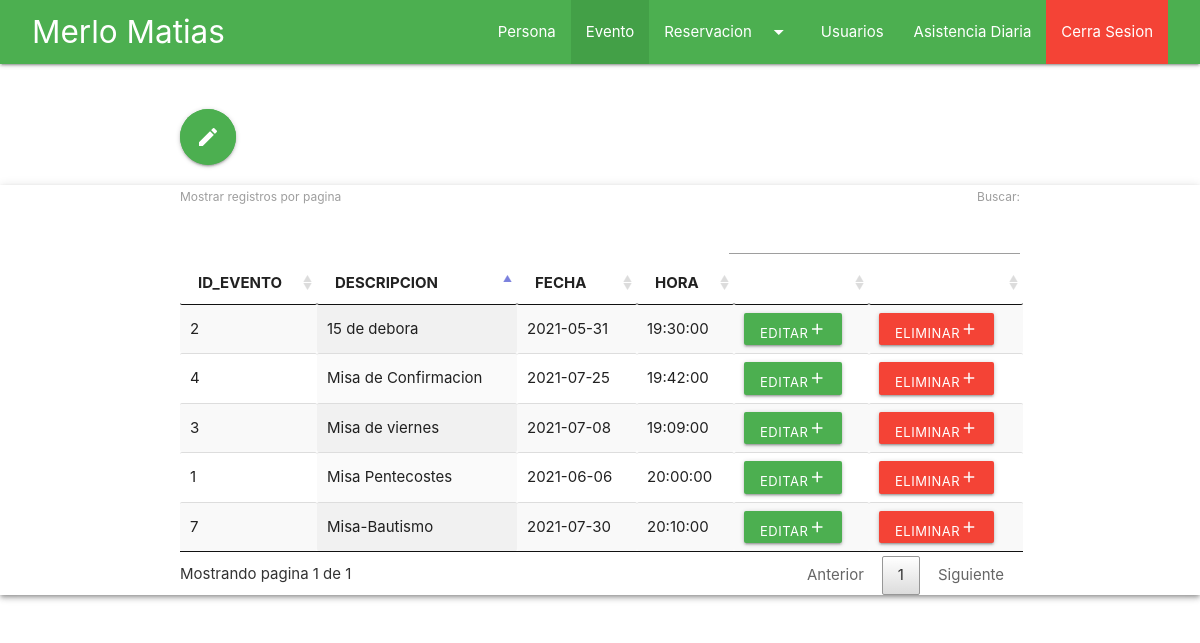
Page /evento.php (signed in) on the committed database.
### tables this page shows
CREATE TABLE `evento` (
  `ID_EVENTO` int(11) NOT NULL,
  `DESCRIPCION` varchar(50) NOT NULL,
  `FECHA` date NOT NULL,
  `HORA` time NOT NULL
);

### php/conexion.php (called while the page is built, shortened)
<?php
$rol = ["admin" => 3, "operador" => 4];
 ?>

### php/eventos-datos.php (called while the page is built)
<?php
require'conexion.php';
$sql="SELECT * FROM evento";
$resultado = $conexion->query($sql)
 ?>

### evento.php (the view, shortened to what this page needs)
<?php
   include'php/conexion.php';
   if (isset($_SESSION['username']) && isset($_SESSION['id'])) {   ?>
<!DOCTYPE html>
<html lang="es">
	<head>
		<link rel="stylesheet" href="css/jquery.dataTables.min.css">
		<link type="text/css" rel="stylesheet" href="css/materialize.min.css"  media="screen,projection"/>
		<link rel="stylesheet" type="text/css" href="css/stilo.css">
		<link rel="stylesheet" href="css/select.dataTables.min.css">
		<link rel="stylesheet" href="css/responsive.dataTables.min.css">
	</head>
	<?php if ($_SESSION['role'] == $rol['admin']) {?>
	<body id="tabla_registro">
		<div class="navbar-fixed blue">
			<nav class="green">
				<div class="nav-wrapper ">
					<a href="" class="brand-logo"><?=$_SESSION['name']?></a>
					<ul class="right hide-on-med-and-down">
						<li><a  href="personas1.php">Persona</a></li>
						<li><a class="green darken-1"  href="evento.php">Evento</a></li>
						<li><a class="dropdown-trigger" href="#" data-target="dropdown1">Reservacion<i class="material-icons right">arrow_drop_down</i></a></li>
						<li><a href="usuarios.php">Usuarios</a></li>
						<li><a href="visitas.php">Asistencia Diaria</a></li>
						<li><a class="red" href="php/logout.php">Cerra Sesion</a></li>
					</ul>
				</div>
			</nav>
		</div>
		<br>
		<br>
		<div class="container">
			<div class="row">
				<a class=" btn tooltipped btn-floating btn-large cyan pulse modal-trigger green " data-position="bottom" data-tooltip="Agregar nuevo evento" href="#modal2"><i class="material-icons">edit</i></a>
			</div>
		</div>
		<div class="row" id="tabla_registro">
				<div class="row responsive-table z-depth-2">
					<div class="container">
						<table class="display responsive nowrap" id="Tablass">
							<thead>
								<tr>
									<th>ID_EVENTO</th>
									<th>DESCRIPCION</th>
									<th>FECHA</th>
									<th>HORA</th>
									<th></th>
									<th></th>
								</tr>
							</thead>
							<tbody>
								<?php
								include 'php/eventos-datos.php';
								while ($row = mysqli_fetch_array($resultado)) {
									$Dato = $row[0]."||".
								$row[1]."||".
								$row[2]."||".
								$row[3];
								$eli = $row[0]."||".$row[1];
								?>
								<tr>
									<td><?php echo $row[0]; ?></td>
									<td><?php echo $row[1]; ?></td>
									<td><?php echo $row[2]; ?></td>
									<td><?php echo $row[3]; ?></td>
									<td><button class="btn-small modal-trigger green" data-target="modal1" id="ver_modal" onclick="actualizar('<?php echo $Dato ?>')">Editar<i class="material-icons">add</i></button></td>
									<td><button class="btn-small modal-trigger red" data-target="modal3" id="ver_modal" onclick="eliminar('<?php echo $eli ?>')">Eliminar<i class="material-icons">add</i></button></td>
								</tr>
								<?php } ?>
							</tbody>
						</table>
				</div>
			</div>
		</div>
<?php } else{
				echo "<script> alert('No tienes Asignado ese Rol');
					;window.history.go(-1);</script>";
			}?>
	</body>
</html>
<?php }else{
	header("Location: index.php");
} ?>

### css/stilo.css (style rules this page uses)
nav { padding:0px 32px; position: fixed; }

### rows in the picture
evento: ID_EVENTO "1", DESCRIPCION "Misa Pentecostes", FECHA "2021-06-06", HORA "20:00:00"
evento: ID_EVENTO "2", DESCRIPCION "15 de debora", FECHA "2021-05-31", HORA "19:30:00"
evento: ID_EVENTO "3", DESCRIPCION "Misa de viernes", FECHA "2021-07-08", HORA "19:09:00"
evento: ID_EVENTO "4", DESCRIPCION "Misa de Confirmacion", FECHA "2021-07-25", HORA "19:42:00"
evento: ID_EVENTO "7", DESCRIPCION "Misa-Bautismo", FECHA "2021-07-30", HORA "20:10:00"

### other values in the picture
$_SESSION['name'] "Merlo Matias"
